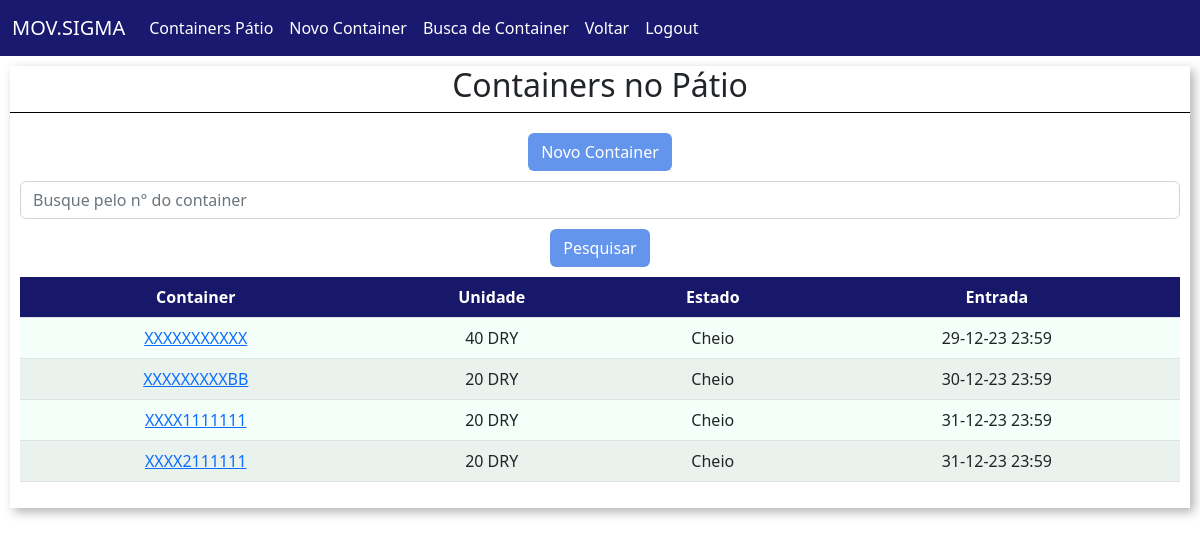
Before: /mov/ctn (signed in) with the older database file.
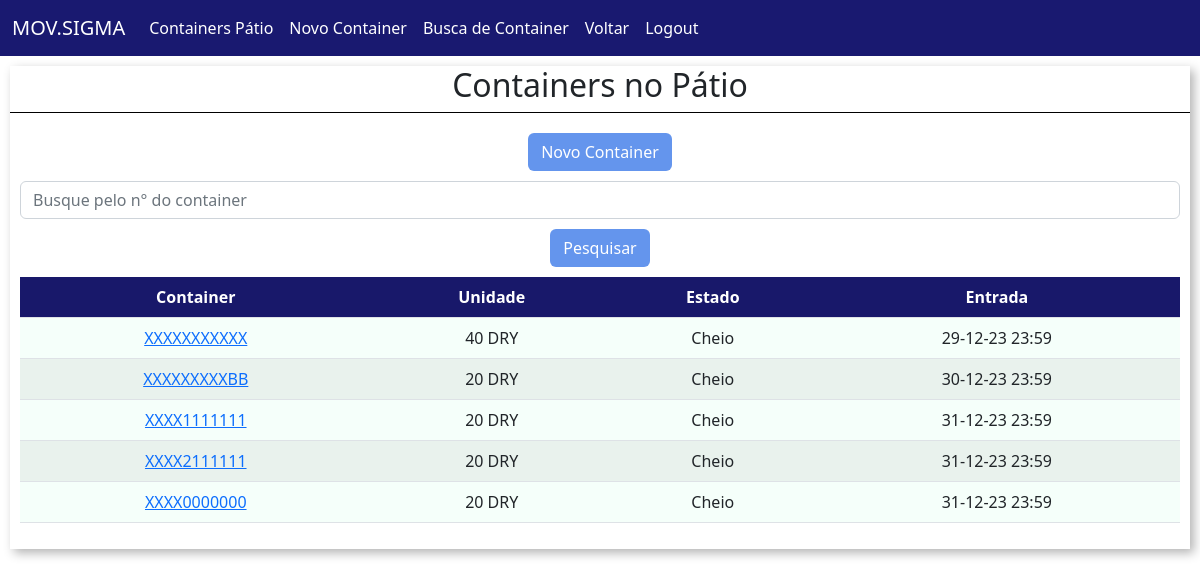
After: the same page with the newer database file.
### mov_ctn/models.py (models this page shows, shortened)
class movimentos(models.Model):
    choices_unidade = (
        ("20", "20'"),
        ("40", "40'")
    )
    choices_tipo = (
        ("DRY", "DRY"),
        ("FR", "FLAT RACK"),
        ("HC", "HC"),
        ("OT", "OPEN TOP"),
        ("TK", "TANK"),
        ("RF", "REEFER")
    )
    choices_modal = (
        ("I", "Importação"),
        ("E", "Exportação")
    )
    choices_estado = (
        ("C", "Cheio"),
        ("V", "Vazio")
    )
    container = models.CharField(max_length=15)
    unidade = models.CharField(max_length=2, choices=choices_unidade)
    tipo = models.CharField(max_length=3, choices=choices_tipo)
    lacre = models.CharField(max_length=30)
    modal = models.CharField(max_length=1, choices=choices_modal)
    estado = models.CharField(max_length=1, choices=choices_estado)
    observ = models.CharField(max_length=100, null=True)
    data_entrada = models.DateTimeField(null=False)
    data_saida = models.DateTimeField(null=True)
    data_alteracao = models.DateTimeField(auto_now=True)
    usuario_alteracao = models.CharField(max_length= 30, null=True)
    usuario_inclusao = models.CharField(max_length= 30, null=True)

### mov_ctn/views.py (the view)
# urls.py: path('ctn', views.ctn, name="ctn"),
@login_required(login_url="/")
@permission_required("mov_ctn.view_movimentos")
def ctn(request):
    movimento_filtrar = request.GET.get('filtrar')
    movimento = movimentos.objects.filter(data_saida__isnull = True)
    if movimento_filtrar:
        movimento = movimento.filter(container__icontains = movimento_filtrar)
    return render(request, 'ctn.html', {'movimento': movimento})

### mov_ctn/templates/ctn.html (shortened to what this page needs)
{% extends 'base.html' %}
{% load static %}
{% block 'head' %}
<link href="{% static 'mov_ctn/css/ctn.css' %}" rel="stylesheet">
{% endblock%}
{% block 'body' %}
<div class="wrapper">
    <div class="box">
        <div class="header-box">
            <h2 class="titulo">Containers no Pátio</h2>
        </div>
        <div class="borda-box"></div>
        <div class="body-box text-center">
            {% if perms.mov_ctn.add_movimentos %}
                <a class="btn btn-orange" href="{% url 'novo_ctn' %}">Novo Container</a>
            {% endif %}
            <form action="{% url 'ctn' %}" method="GET">{% csrf_token %}
                <div class="row">
                    <div class="col">
                        <input type="text" placeholder="Busque pelo n° do container" class="form-control"
                            name="filtrar">
                    </div>
                    <div class="filtrar">
                        <button type="submit" class="btn btn-orange">Pesquisar</button>
                    </div>
                </div>
            </form>
            <table class="table table-striped" cellpadding="20">
                <tr>
                    <th scope="col">Container</th>
                    <th scope="col">Unidade</th>
                    <th scope="col">Estado</th>
                    <th scope="col">Entrada</th>
                </tr>
                {% for movimentos in movimento%}
                <tr class="tabela-linha">
                    <td><a href="{% url 'ctn_unico' movimentos.id %}">{{movimentos.container}}</a></td>
                    <td>{{movimentos.unidade}} {{movimentos.tipo}}</td>
                    <td>{{movimentos.estado}}</td>
                    <td>{{movimentos.data_entrada |date:'d-m-y H:i'}}</td>
                </tr>
                {% endfor %}
            </table>
        </div>
    </div>
</div>
{% endblock%}

Changed rows visible on the page:
added movimentos: container "XXXX0000000", unidade "20", tipo "DRY", estado "Cheio", data_entrada "31-12-23 23:59"
